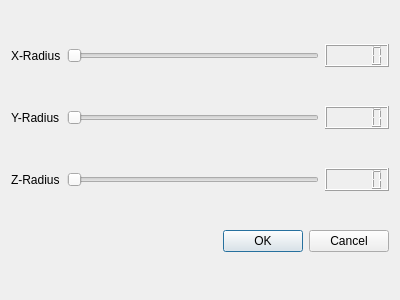
<?xml version="1.0" encoding="UTF-8"?>
<ui version="4.0">
 <class>EllipsoidDialog</class>
 <widget class="QDialog" name="EllipsoidDialog">
  <property name="geometry">
   <rect>
    <x>0</x>
    <y>0</y>
    <width>400</width>
    <height>300</height>
   </rect>
  </property>
  <property name="windowTitle">
   <string>Dialog</string>
  </property>
  <layout class="QGridLayout" name="gridLayout">
   <item row="0" column="0">
    <widget class="QLabel" name="label">
     <property name="text">
      <string>X-Radius</string>
     </property>
    </widget>
   </item>
   <item row="0" column="1">
    <widget class="QSlider" name="horizontalSlider">
     <property name="orientation">
      <enum>Qt::Horizontal</enum>
     </property>
    </widget>
   </item>
   <item row="0" column="2">
    <widget class="QLCDNumber" name="lcdNumber"/>
   </item>
   <item row="1" column="0">
    <widget class="QLabel" name="label_2">
     <property name="text">
      <string>Y-Radius</string>
     </property>
    </widget>
   </item>
   <item row="1" column="1">
    <widget class="QSlider" name="horizontalSlider_2">
     <property name="orientation">
      <enum>Qt::Horizontal</enum>
     </property>
    </widget>
   </item>
   <item row="1" column="2">
    <widget class="QLCDNumber" name="lcdNumber_2"/>
   </item>
   <item row="2" column="0">
    <widget class="QLabel" name="label_3">
     <property name="text">
      <string>Z-Radius</string>
     </property>
    </widget>
   </item>
   <item row="2" column="1">
    <widget class="QSlider" name="horizontalSlider_3">
     <property name="orientation">
      <enum>Qt::Horizontal</enum>
     </property>
    </widget>
   </item>
   <item row="2" column="2">
    <widget class="QLCDNumber" name="lcdNumber_3"/>
   </item>
   <item row="3" column="0" colspan="3">
    <widget class="QDialogButtonBox" name="buttonBox">
     <property name="orientation">
      <enum>Qt::Horizontal</enum>
     </property>
     <property name="standardButtons">
      <set>QDialogButtonBox::Cancel|QDialogButtonBox::Ok</set>
     </property>
    </widget>
   </item>
  </layout>
 </widget>
 <resources/>
 <connections>
  <connection>
   <sender>buttonBox</sender>
   <signal>accepted()</signal>
   <receiver>EllipsoidDialog</receiver>
   <slot>accept()</slot>
   <hints>
    <hint type="sourcelabel">
     <x>248</x>
     <y>254</y>
    </hint>
    <hint type="destinationlabel">
     <x>157</x>
     <y>274</y>
    </hint>
   </hints>
  </connection>
  <connection>
   <sender>buttonBox</sender>
   <signal>rejected()</signal>
   <receiver>EllipsoidDialog</receiver>
   <slot>reject()</slot>
   <hints>
    <hint type="sourcelabel">
     <x>295</x>
     <y>252</y>
    </hint>
    <hint type="destinationlabel">
     <x>286</x>
     <y>274</y>
    </hint>
   </hints>
  </connection>
  <connection>
   <sender>horizontalSlider</sender>
   <signal>valueChanged(int)</signal>
   <receiver>lcdNumber</receiver>
   <slot>display(int)</slot>
   <hints>
    <hint type="sourcelabel">
     <x>267</x>
     <y>53</y>
    </hint>
    <hint type="destinationlabel">
     <x>344</x>
     <y>65</y>
    </hint>
   </hints>
  </connection>
  <connection>
   <sender>horizontalSlider_2</sender>
   <signal>valueChanged(int)</signal>
   <receiver>lcdNumber_2</receiver>
   <slot>display(int)</slot>
   <hints>
    <hint type="sourcelabel">
     <x>209</x>
     <y>124</y>
    </hint>
    <hint type="destinationlabel">
     <x>362</x>
     <y>113</y>
    </hint>
   </hints>
  </connection>
  <connection>
   <sender>horizontalSlider_3</sender>
   <signal>valueChanged(int)</signal>
   <receiver>lcdNumber_3</receiver>
   <slot>display(int)</slot>
   <hints>
    <hint type="sourcelabel">
     <x>134</x>
     <y>180</y>
    </hint>
    <hint type="destinationlabel">
     <x>341</x>
     <y>175</y>
    </hint>
   </hints>
  </connection>
 </connections>
</ui>
